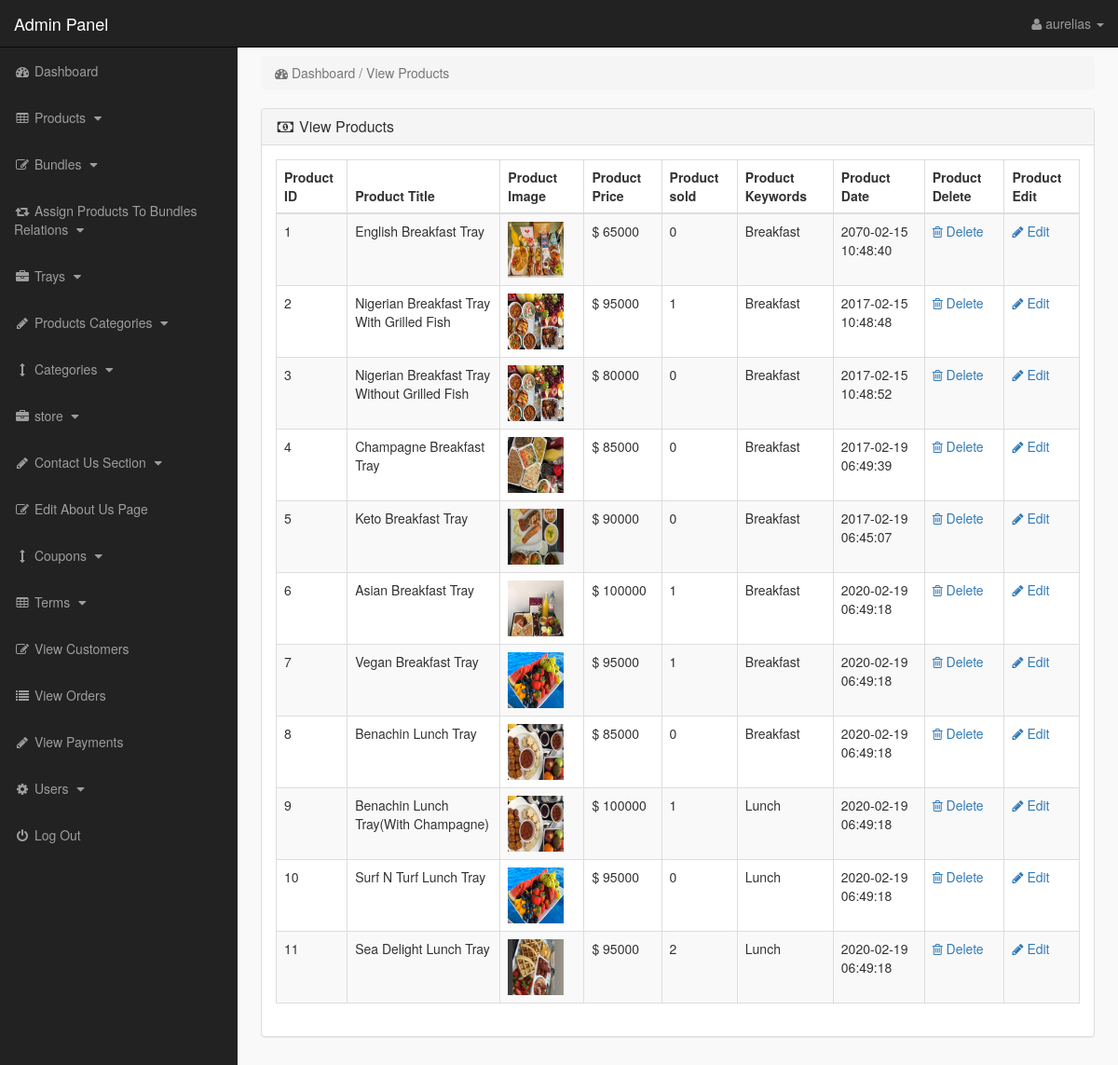
/admin_area/index.php?view_products (signed in), run on the app's committed database.
### tables this page shows
CREATE TABLE `products` (
  `product_id` int(10) NOT NULL,
  `p_cat_id` int(10) NOT NULL,
  `cat_id` int(10) NOT NULL,
  `manufacturer_id` int(10) NOT NULL,
  `date` timestamp NOT NULL DEFAULT CURRENT_TIMESTAMP ON UPDATE CURRENT_TIMESTAMP,
  `product_title` text NOT NULL,
  `product_url` text NOT NULL,
  `product_img1` text NOT NULL,
  `product_img2` text NOT NULL,
  `product_img3` text NOT NULL,
  `product_price` int(10) NOT NULL,
  `product_psp_price` int(100) NOT NULL,
  `product_desc` text NOT NULL,
  `product_features` text NOT NULL,
  `product_video` text NOT NULL,
  `product_keywords` text NOT NULL,
  `product_label` text NOT NULL,
  `status` varchar(255) NOT NULL
);

### admin_area/view_products.php (the view)
<?php
if(!isset($_SESSION['admin_email'])){
echo "<script>window.open('login.php','_self')</script>";
}
else {
?>
<div class="row">
<div class="col-lg-12" >
<ol class="breadcrumb" >
<li class="active" >
<i class="fa fa-dashboard"></i> Dashboard / View Products
</li>
</ol>
</div>
</div>
<div class="row" >
<div class="col-lg-12" >
<div class="panel panel-default" >
<div class="panel-heading" >
<h3 class="panel-title" >
<i class="fa fa-money fa-fw" ></i> View Products
</h3>
</div>
<div class="panel-body" >
<div class="table-responsive" >
<table class="table table-bordered table-hover table-striped" >
<thead>
<tr>
<th>Product ID</th>
<th>Product Title</th>
<th>Product Image</th>
<th>Product Price</th>
<th>Product sold</th>
<th>Product Keywords</th>
<th>Product Date</th>
<th>Product Delete</th>
<th>Product Edit</th>
</tr>
</thead>
<tbody>
<?php
$i = 0;
$get_pro = "select * from products where status='product'";
$run_pro = mysqli_query($con,$get_pro);
while($row_pro=mysqli_fetch_array($run_pro)){
$pro_id = $row_pro['product_id'];
$pro_title = $row_pro['product_title'];
$pro_image = $row_pro['product_img1'];
$pro_price = $row_pro['product_price'];
$pro_keywords = $row_pro['product_keywords'];
$pro_date = $row_pro['date'];
$i++;
?>
<tr>
<td><?php echo $i; ?></td>
<td><?php echo $pro_title; ?></td>
<td><img src="product_images/<?php echo $pro_image; ?>" width="60" height="60"></td>
<td>$ <?php echo $pro_price; ?></td>
<td>
<?php
$get_sold = "select * from pending_orders where product_id='$pro_id'";
$run_sold = mysqli_query($con,$get_sold);
$count = mysqli_num_rows($run_sold);
echo $count;
?>
</td>
<td> <?php echo $pro_keywords; ?> </td>
<td><?php echo $pro_date; ?></td>
<td>
<a href="index.php?delete_product=<?php echo $pro_id; ?>">
<i class="fa fa-trash-o"> </i> Delete
</a>
</td>
<td>
<a href="index.php?edit_product=<?php echo $pro_id; ?>">
<i class="fa fa-pencil"> </i> Edit
</a>
</td>
</tr>
<?php } ?>
</tbody>
</table>
</div>
</div>
</div>
</div>
</div>
<?php } ?>

### admin_area/includes/sidebar.php (shortened to what this page needs)
<?php
if(!isset($_SESSION['admin_email'])){
echo "<script>window.open('login.php','_self')</script>";
}
else {
?>
<nav class="navbar navbar-inverse navbar-fixed-top" >
<div class="navbar-header" >
<a class="navbar-brand" href="index.php?dashboard" >Admin Panel</a>
</div>
<ul class="nav navbar-right top-nav" >
<li class="dropdown" >
<a href="#" class="dropdown-toggle" data-toggle="dropdown" >
<i class="fa fa-user" ></i>
<?php echo $admin_name; ?> <b class="caret" ></b>
</a>
</li>
</ul>
<div class="collapse navbar-collapse navbar-ex1-collapse">
<ul class="nav navbar-nav side-nav">
<li>
<a href="index.php?dashboard">
<i class="fa fa-fw fa-dashboard"></i> Dashboard
</a>
</li>
<li>
<a href="#" data-toggle="collapse" data-target="#products">
<i class="fa fa-fw fa-table"></i> Products
<i class="fa fa-fw fa-caret-down"></i>
</a>
</li>
<li>
<a href="#" data-toggle="collapse" data-target="#bundles">
<i class="fa fa-fw fa-edit"></i> Bundles
<i class="fa fa-fw fa-caret-down"></i>
</a>
</li>
<li>
<a href="#" data-toggle="collapse" data-target="#relations">
<i class="fa fa-fw fa-retweet"></i> Assign Products To Bundles Relations
<i class="fa fa-fw fa-caret-down"></i>
</a>
</li>
<li>
<a href="#" data-toggle="collapse" data-target="#manufacturers">
<i class="fa fa-fw fa-briefcase"></i> Trays
<i class="fa fa-fw fa-caret-down"></i>
</a>
</li>
<li>
<a href="#" data-toggle="collapse" data-target="#p_cat">
<i class="fa fa-fw fa-pencil"></i> Products Categories
<i class="fa fa-fw fa-caret-down"></i>
</a>
</li>
<li>
<a href="#" data-toggle="collapse" data-target="#cat">
<i class="fa fa-fw fa-arrows-v"></i> Categories
<i class="fa fa-fw fa-caret-down"></i>
</a>
</li>
<li>
<a href="#" data-toggle="collapse" data-target="#store">
<i class="fa fa-fw fa-briefcase"></i> store
<i class="fa fa-fw fa-caret-down"></i>
</a>
</li>
<li>
<a href="#" data-toggle="collapse" data-target="#contact_us">
<i class="fa fa-fw fa-pencil"> </i> Contact Us Section
<i class="fa fa-fw fa-caret-down"></i>
</a>
</li>
<li>
<a href="index.php?edit_about_us">
<i class="fa fa-fw fa-edit"></i> Edit About Us Page
</a>
</li>
<li>
<a href="#" data-toggle="collapse" data-target="#coupons">
<i class="fa fa-fw fa-arrows-v"></i> Coupons
<i class="fa fa-fw fa-caret-down"></i>
</a>
</li>
<li>
<a href="#" data-toggle="collapse" data-target="#terms" >
<i class="fa fa-fw fa-table"></i> Terms
<i class="fa fa-fw fa-caret-down"></i>
</a>
</li>
<li>
<a href="index.php?view_customers">
<i class="fa fa-fw fa-edit"></i> View Customers
</a>
</li>
<li>
<a href="index.php?view_orders">
<i class="fa fa-fw fa-list"></i> View Orders
</a>
</li>
<li>
<a href="index.php?view_payments">
<i class="fa fa-fw fa-pencil"></i> View Payments
</a>
</li>
<li>
<a href="#" data-toggle="collapse" data-target="#users">
<i class="fa fa-fw fa-gear"></i> Users
<i class="fa fa-fw fa-caret-down"></i>
</a>
</li>
<li>
<a href="logout.php">
<i class="fa fa-fw fa-power-off"></i> Log Out
</a>
</li>
</ul>
</div>
</nav>
<?php } ?>

### admin_area/css/style.css (style rules this page uses)
body { margin-top:100px; }
@media (min-width: 768px) { body { margin-top:50px; } }
.top-nav { padding:0 15px; }
.top-nav>li { display:inline-block; float:left; }
.top-nav>li>a { padding-top:15px; padding-bottom:15px; line-height:20px; color:#999; }
@media (min-width: 768px) { .side-nav { position:fixed; top:51px; width:255px; border-radius:0; overflow-y:auto; background-color: #222; bottom:0; overflow-x:hidden; padding-bottom:40px; } }
@media (min-width: 768px) { .side-nav>li>a { width:255px; } }
.panel-body { border-radius:5px; }

### data on the page
products: product_title "English Breakfast Tray", product_img1 (picture), product_price "65000", count "0", product_keywords "Breakfast", date "2070-02-15 10:48:40"
products: product_title "Nigerian Breakfast Tray With Grilled Fish", product_img1 (picture), product_price "95000", count "1", product_keywords "Breakfast", date "2017-02-15 10:48:48"
products: product_title "Nigerian Breakfast Tray Without Grilled Fish", product_img1 (picture), product_price "80000", count "0", product_keywords "Breakfast", date "2017-02-15 10:48:52"
products: product_title "Champagne Breakfast Tray", product_img1 (picture), product_price "85000", count "0", product_keywords "Breakfast", date "2017-02-19 06:49:39"
products: product_title "Keto Breakfast Tray", product_img1 (picture), product_price "90000", count "0", product_keywords "Breakfast", date "2017-02-19 06:45:07"
products: product_title "Asian Breakfast Tray", product_img1 (picture), product_price "100000", count "1", product_keywords "Breakfast", date "2020-02-19 06:49:18"
products: product_title "Vegan Breakfast Tray", product_img1 (picture), product_price "95000", count "1", product_keywords "Breakfast", date "2020-02-19 06:49:18"
products: product_title "Benachin Lunch Tray", product_img1 (picture), product_price "85000", count "0", product_keywords "Breakfast", date "2020-02-19 06:49:18"
products: product_title "Benachin Lunch Tray(With Champagne)", product_img1 (picture), product_price "100000", count "1", product_keywords "Lunch", date "2020-02-19 06:49:18"
products: product_title "Surf N Turf Lunch Tray", product_img1 (picture), product_price "95000", count "0", product_keywords "Lunch", date "2020-02-19 06:49:18"
products: product_title "Sea Delight Lunch Tray", product_img1 (picture), product_price "95000", count "2", product_keywords "Lunch", date "2020-02-19 06:49:18"

### other printed values
$admin_name "aurelias"
